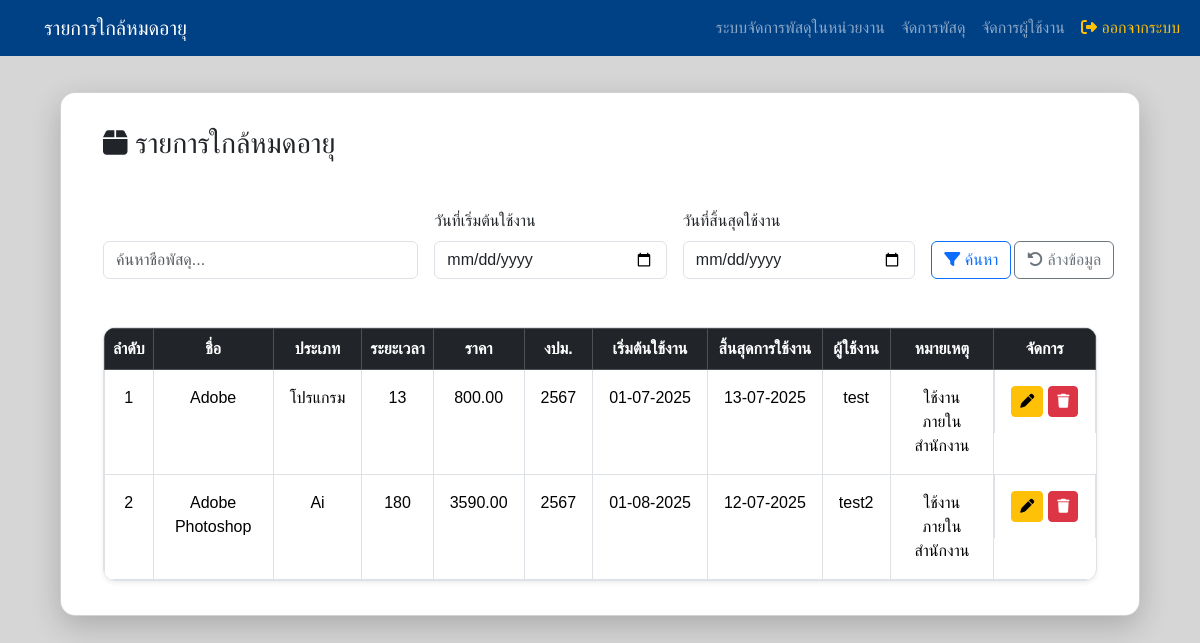
Page /expiring_result.php (signed in) on the earlier database version.
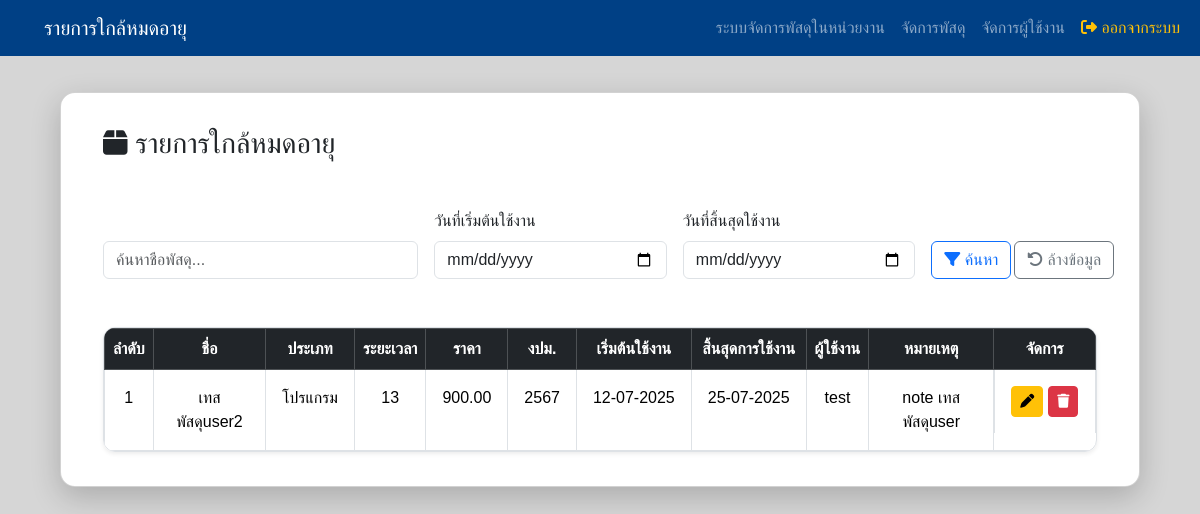
Same page on the later database version.
### tables this page shows
CREATE TABLE `parcels` (
  `id` int(11) NOT NULL,
  `item_name` varchar(255) NOT NULL,
  `category` varchar(100) NOT NULL,
  `usage_duration` int(11) NOT NULL,
  `price` decimal(10,2) NOT NULL,
  `budget_year` varchar(10) NOT NULL,
  `start_date` date DEFAULT NULL,
  `end_date` date DEFAULT NULL,
  `user_responsible` varchar(255) NOT NULL,
  `note` text DEFAULT NULL,
  `status` enum('pending','approved','rejected') NOT NULL DEFAULT 'approved',
  `created_at` timestamp NOT NULL DEFAULT current_timestamp(),
  `updated_at` timestamp NOT NULL DEFAULT current_timestamp() ON UPDATE current_timestamp()
);

### expiring_result.php (the view, shortened to what the changed rows need)
<?php
require_once 'db.php';
$today = date('Y-m-d');
$next3Days = date('Y-m-d', strtotime('+30 days'));
$sql = "SELECT * FROM parcels WHERE end_date BETWEEN '$today' AND '$next3Days'";
$sql .= " ORDER BY id DESC";
$result = $conn->query($sql);
?>
<!DOCTYPE html>
<html lang="th">
<head>
    <link href="https://cdn.jsdelivr.net/npm/bootstrap@5.3.2/dist/css/bootstrap.min.css" rel="stylesheet">
    <link href="https://cdnjs.cloudflare.com/ajax/libs/font-awesome/6.5.0/css/all.min.css" rel="stylesheet">
    <link href="https://cdn.jsdelivr.net/npm/select2@4.1.0-rc.0/dist/css/select2.min.css" rel="stylesheet" />
</head>
<body>
    <div class="card">
        <div class="container py-1">
            <h3><i class="fa-solid fa-box"></i> รายการใกล้หมดอายุ</h3><br>
            <div class="table-responsive table-rounded shadow-sm">
                <table class="table table-bordered table-hover mb-0">
                    <thead class="table-dark">
                        <tr class="header-table">
                            <th>ลำดับ</th>
                            <th>ชื่อ</th>
                            <th>ประเภท</th>
                            <th>ระยะเวลา</th>
                            <th>ราคา</th>
                            <th>งปม.</th>
                            <th>เริ่มต้นใช้งาน</th>
                            <th>สิ้นสุดการใช้งาน</th>
                            <th>ผู้ใช้งาน</th>
                            <th>หมายเหตุ</th>
                            <?php if (isset($_SESSION['user_role']) && ($_SESSION['user_role'] === 'admin' || $_SESSION['user_role'] === 'superadmin')): ?>
                            <th>จัดการ</th>
                            <?php endif; ?>
                        </tr>
                    </thead>
                    <tbody id="parcel-table-body">
                        <?php if ($result->num_rows > 0): ?>
                        <?php $i = 1; while($row = $result->fetch_assoc()): ?>
                        <tr class="text-center">
                            <td><?= $i++ ?></td>
                            <td class="text-left"><?= htmlspecialchars($row['item_name']) ?></td>
                            <td><?= htmlspecialchars($row['category']) ?></td>
                            <td><?= htmlspecialchars($row['usage_duration']) ?></td>
                            <td style="white-space: nowrap;"><?= htmlspecialchars($row['price']) ?></td>
                            <td style="white-space: nowrap;"><?= htmlspecialchars($row['budget_year']) ?></td>
                            <td style="white-space: nowrap;"><?= (new DateTime($row['start_date']))->format('d-m-Y') ?>
                            </td>
                            <td style="white-space: nowrap;"><?= (new DateTime($row['end_date']))->format('d-m-Y') ?>
                            </td>
                            <td style="white-space: nowrap;"><?= htmlspecialchars($row['user_responsible']) ?></td>
                            <td><?= htmlspecialchars($row['note']) ?: '-' ?></td>
                            <?php if (isset($_SESSION['user_role']) && ($_SESSION['user_role'] === 'admin' || $_SESSION['user_role'] === 'superadmin')): ?>
                            <td class="btn-edit-delete">
                                <button class="btn btn-sm btn-warning btn-edit" data-bs-toggle="modal"
                                    data-bs-target="#editModal" data-id="<?= $row['id'] ?>"
                                    data-item_name="<?= htmlspecialchars($row['item_name']) ?>"
                                    data-category="<?= $row['category'] ?>"
                                    data-usage_duration="<?= $row['usage_duration'] ?>"
                                    data-price="<?= $row['price'] ?>" data-budget_year="<?= $row['budget_year'] ?>"
                                    data-start_date="<?= $row['start_date'] ?>" data-end_date="<?= $row['end_date'] ?>"
                                    data-user_responsible="<?= htmlspecialchars($row['user_responsible']) ?>"
                                    data-note="<?= htmlspecialchars($row['note']) ?>">
                                    <i class="fa-solid fa-pen"></i>
                                </button>
                                <button class="btn btn-sm btn-danger btn-delete" data-bs-toggle="modal"
                                    data-bs-target="#deleteModal" data-id="<?= $row['id'] ?>">
                                    <i class="fa-solid fa-trash"></i>
                                </button>
                            </td>
                            <?php endif; ?>
                        </tr>
                        <?php endwhile; ?>
                        <?php endif; ?>
                    </tbody>
                </table>
            </div>
        </div>
    </div>
</body>
</html>

Differences in the rows shown:
removed parcels: item_name "Adobe", category "โปรแกรม", usage_duration "13", price "800.00", budget_year "2567", start_date "01-07-2025", end_date "13-07-2025", user_responsible "test", note "ใช้งานภายในสำนักงาน"
removed parcels: item_name "Adobe Photoshop", category "Ai", usage_duration "180", price "3590.00", budget_year "2567", start_date "01-08-2025", end_date "12-07-2025", user_responsible "test2", note "ใช้งานภายในสำนักงาน"
added parcels: item_name "เทสพัสดุuser2", category "โปรแกรม", usage_duration "13", price "900.00", budget_year "2567", start_date "12-07-2025", end_date "25-07-2025", user_responsible "test", note "note เทสพัสดุuser"
